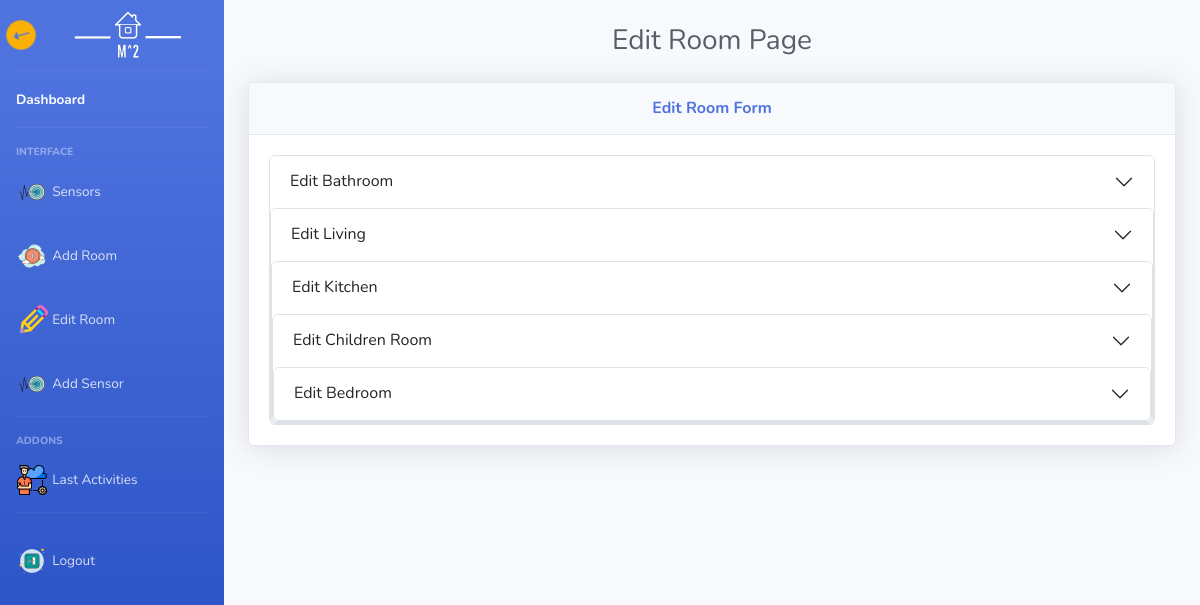
/manageproducer/editRoom.php (signed in), run on the app's committed database.
### tables this page shows
CREATE TABLE `room` (
  `roomID` int(2) NOT NULL,
  `roomName` varchar(255) DEFAULT NULL,
  `roomPhoto` varchar(255) NOT NULL,
  `homeID` int(4) NOT NULL
);

### manageproducer/editRoom.php (the view, shortened to what this page needs)
<!DOCTYPE html>
<html lang="en">
<head>
    <link href="vendor/fontawesome-free/css/all.min.css" rel="stylesheet" type="text/css">
    <link href="https://cdn.jsdelivr.net/npm/bootstrap@5.2.3/dist/css/bootstrap.min.css" rel="stylesheet">
    <link href="../assets/css/admin2.css" rel="stylesheet">
</head>
<body id="page-top">
    <div id="wrapper">
        <?php include("sidebar.php"); ?>
        <div id="content-wrapper" class="d-flex flex-column">
            <div id="content">
                <br>
                <div class="container-fluid">
                    <h1 class="h3 mb-4 text-gray-800 text-center">Edit Room Page</h1>
                    <div class="row">
                        <div class="col-lg-12">
                            <div class="card shadow mb-4">
                                <div class="card-header py-3">
                                    <h6 class="m-0 font-weight-bold text-primary text-center">Edit Room Form</h6>
                                </div>
                                <div class="card-body">
                                    <?php
                                    $sqlroom = $db->prepare("SELECT * FROM room WHERE homeID=:homeID");
                                    $sqlroom->bindParam(":homeID", $_SESSION["userHomeID"]);
                                    $sqlroom->execute();
                                    $rooms = $sqlroom->fetchAll(PDO::FETCH_ASSOC);
                                    foreach ($rooms as $room) {
                                    ?>
                                        <div class="accordion" id="accordionExample">
                                            <div class="accordion-item">
                                                <h2 class="accordion-header">
                                                    <button class="accordion-button collapsed" type="button" data-bs-toggle="collapse" data-bs-target="#collapseTwo" aria-expanded="false" aria-controls="collapseTwo">
                                                        Edit <?php echo $room["roomName"] ?>
                                                    </button>
                                                </h2>
                                            </div>
                                        <?php } ?>
                                        </div>
                                </div>
                            </div>
                        </div>
                    </div>
                </div>
            </div>
        </div>
    </div>
    </div>
</body>
</html>

### data on the page
room: roomName "Bathroom"
room: roomName "Living"
room: roomName "Kitchen"
room: roomName "Children Room"
room: roomName "Bedroom"
